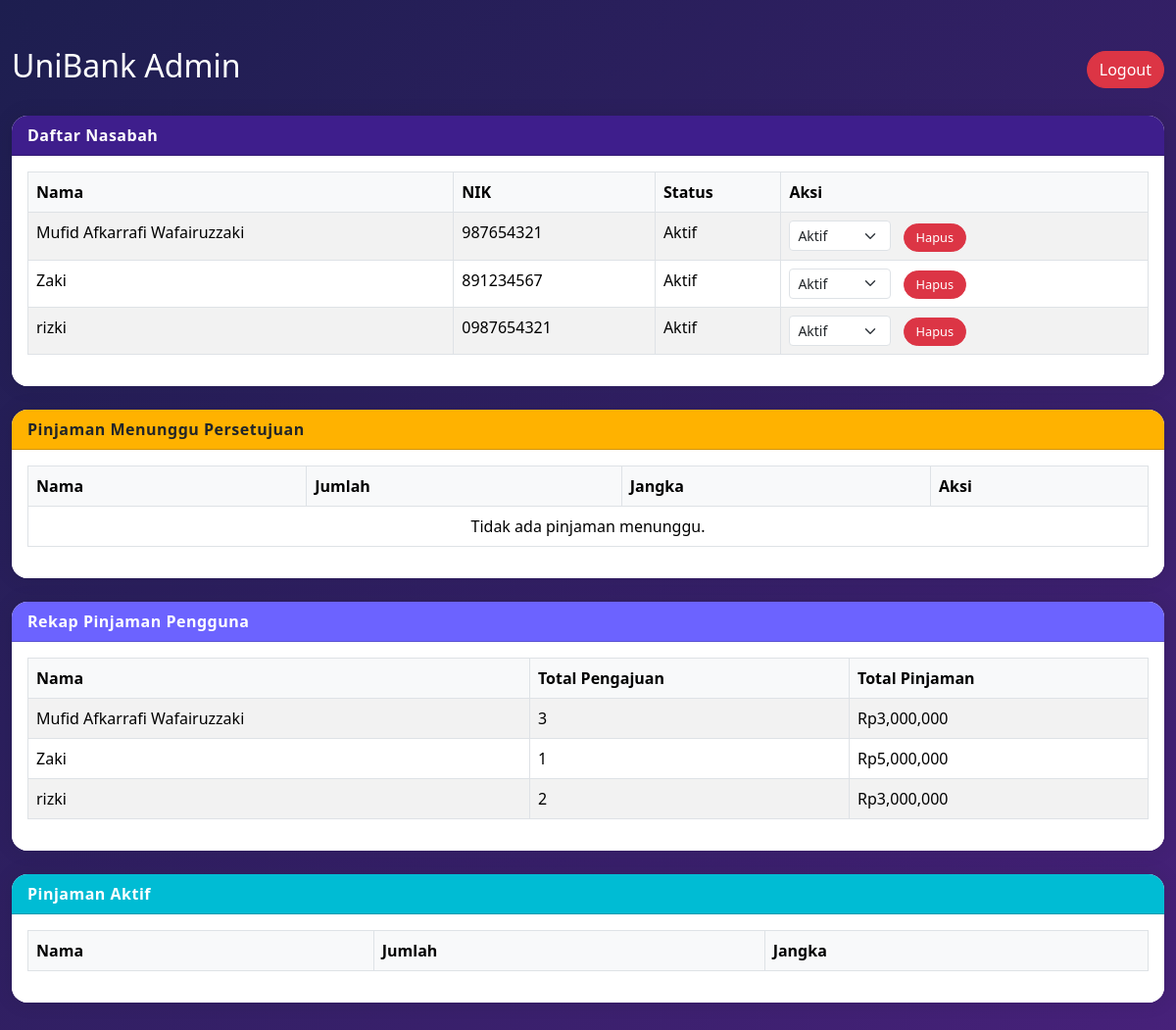
The app's page /admin.php with its own data.
### tables this page shows
CREATE TABLE `akun_nasabah` (
  `id_akun` int(11) NOT NULL,
  `nama` varchar(100) DEFAULT NULL,
  `password` varchar(255) DEFAULT NULL,
  `nik` varchar(20) DEFAULT NULL,
  `alamat` text DEFAULT NULL,
  `no_hp` varchar(15) DEFAULT NULL,
  `jenis_kelamin` enum('Laki-laki','Perempuan') DEFAULT NULL,
  `saldo` decimal(15,2) DEFAULT NULL,
  `status_akun` enum('Aktif','NonAktif') NOT NULL DEFAULT 'Aktif'
);

### admin.php (the view, shortened to what this page needs)
<?php
include 'db.php';
?>
<!DOCTYPE html>
<html lang="en">
<head>
    <link href="https://cdn.jsdelivr.net/npm/bootstrap@5.3.3/dist/css/bootstrap.min.css" rel="stylesheet">
</head>
<body>
<div class="container mt-5">
    <div class="d-flex justify-content-between align-items-center mb-4">
        <h2>UniBank Admin</h2>
        <a href="logout.php" class="btn btn-danger">Logout</a>
    </div>
    <div class="card mb-4">
        <div class="card-header text-white bg-primary">
            Daftar Nasabah
        </div>
        <div class="card-body bg-white">
            <table class="table table-bordered table-striped">
                <thead>
                    <tr>
                        <th>Nama</th>
                        <th>NIK</th>
                        <th>Status</th>
                        <th>Aksi</th>
                    </tr>
                </thead>
                <tbody>
                    <?php
                    $result = $conn->query("SELECT * FROM akun_nasabah");
                    while ($row = $result->fetch_assoc()):
                    ?>
                    <tr>
                        <td><?= $row['nama'] ?></td>
                        <td><?= $row['nik'] ?></td>
                        <td><?= $row['status_akun'] ?></td>
                        <td>
                            <form method="post" class="d-inline">
                                <select name="status_akun" onchange="this.form.submit()" class="form-select form-select-sm d-inline w-auto" required>
                                    <option value="Aktif" <?= $row['status_akun'] == 'Aktif' ? 'selected' : '' ?>>Aktif</option>
                                </select>
                            </form>
                            <a href="?hapus=<?= $row['id_akun'] ?>" onclick="return confirm('Yakin hapus?')" class="btn btn-danger btn-sm ms-2">Hapus</a>
                        </td>
                    </tr>
                    <?php endwhile; ?>
                </tbody>
            </table>
        </div>
    </div>
    <div class="card mb-4">
        <div class="card-header text-dark bg-warning">
            Pinjaman Menunggu Persetujuan
        </div>
        <div class="card-body bg-white">
            <table class="table table-bordered table-hover">
                <thead>
                    <tr>
                        <th>Nama</th>
                        <th>Jumlah</th>
                        <th>Jangka</th>
                        <th>Aksi</th>
                    </tr>
                </thead>
                <tbody>
<?php
$sql = "SELECT p.id_pinjaman, a.nama, p.jumlah_pinjaman, p.jangka
        FROM pengajuan_pinjaman p
        JOIN akun_nasabah a ON p.id_akun = a.id_akun
        WHERE p.status_pinjaman = 'Menunggu'";
$result = $conn->query($sql);
?>
<?php if ($result && $result->num_rows > 0): ?>
    <?php while ($row = $result->fetch_assoc()): ?>
        <tr>
            <td><?= htmlspecialchars($row['nama']) ?></td>
            <td>Rp<?= number_format($row['jumlah_pinjaman']) ?></td>
            <td><?= htmlspecialchars($row['jangka']) ?> bulan</td>
            <td>
                <a href="?setujui=<?= $row['id_pinjaman'] ?>" class="btn btn-success btn-sm">Setujui</a>
                <a href="?tolak=<?= $row['id_pinjaman'] ?>" class="btn btn-danger btn-sm">Tolak</a>
            </td>
        </tr>
    <?php endwhile; ?>
<?php else: ?>
    <tr><td colspan="4" class="text-center">Tidak ada pinjaman menunggu.</td></tr>
<?php endif; ?>
                </tbody>
            </table>
        </div>
    </div>
    <div class="card mb-4">
        <div class="card-header bg-secondary text-white">
            Rekap Pinjaman Pengguna
        </div>
        <div class="card-body bg-white">
            <table class="table table-bordered table-striped">
                <thead>
                    <tr>
                        <th>Nama</th>
                        <th>Total Pengajuan</th>
                        <th>Total Pinjaman</th>
                    </tr>
                </thead>
                <tbody>
                    <?php
                    $result = $conn->query("SELECT * FROM view_rekap_pinjaman");
                    while ($row = $result->fetch_assoc()):
                    ?>
                    <tr>
                        <td><?= $row['nama'] ?></td>
                        <td><?= $row['total_pengajuan'] ?></td>
                        <td>Rp<?= number_format($row['total_pinjaman']) ?></td>
                    </tr>
                    <?php endwhile; ?>
                </tbody>
            </table>
        </div>
    </div>
    <div class="card mb-5">
        <div class="card-header bg-info text-white">
            Pinjaman Aktif
        </div>
        <div class="card-body bg-white">
            <table class="table table-bordered">
                <thead>
                    <tr>
                        <th>Nama</th>
                        <th>Jumlah</th>
                        <th>Jangka</th>
                    </tr>
                </thead>
            </table>
        </div>
    </div>
</div>
</body>
</html>

### admin.php (style rules this page uses)
body { background: linear-gradient(135deg, #1d1e4f, #47217a); font-family: 'Segoe UI', Tahoma, Geneva, Verdana, sans-serif; color: #333; }
.card { border: none; border-radius: 1rem; box-shadow: 0 0 20px rgba(0,0,0,0.1); overflow: hidden; }
.card-header { font-weight: bold; letter-spacing: 0.5px; }
.bg-primary { background: #3e1e8c !important; }
.bg-warning { background: #ffb200 !important; }
.bg-secondary { background: #6c63ff !important; }
.bg-info { background: #00bcd4 !important; }
.table th { background-color: #f8f9fa; }
.btn { border-radius: 20px; }
.btn-sm { padding: 0.25rem 0.75rem; font-size: 0.8rem; }
.container { max-width: 1200px; }
h2 { color: #ffffff; }

### records on screen
akun_nasabah: nama "Mufid Afkarrafi Wafairuzzaki", nik "987654321", status_akun "Aktif", total_pengajuan "3", total_pinjaman "3,000,000"
akun_nasabah: nama "Zaki", nik "891234567", status_akun "Aktif", total_pengajuan "1", total_pinjaman "5,000,000"
akun_nasabah: nama "rizki", nik "0987654321", status_akun "Aktif", total_pengajuan "2", total_pinjaman "3,000,000"
